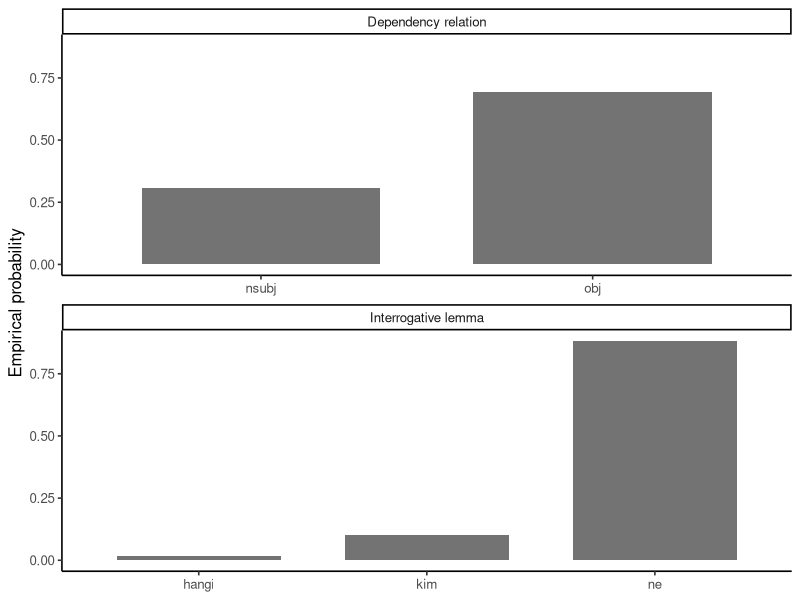

Here is the R script that generated this plot:
## ---- chunk 1
#| label: load-ud-categorical
library(ggplot2)

questions <- read.csv(
  "data/ud-turkish-boun/question-core-arguments.csv",
  stringsAsFactors = FALSE
)

lemma_counts <- as.data.frame(table(questions$lemma), responseName = "count")
names(lemma_counts)[1] <- "lemma"
lemma_counts$probability <- lemma_counts$count / sum(lemma_counts$count)

relation_counts <- as.data.frame(
  table(questions$dependency_relation), responseName = "count"
)
names(relation_counts)[1] <- "relation"
relation_counts$probability <- relation_counts$count / sum(relation_counts$count)

stopifnot(
  nrow(questions) == 167L,
  setequal(lemma_counts$lemma, c("hangi", "kim", "ne")),
  abs(sum(lemma_counts$probability) - 1) < 1e-12,
  all(questions$object == as.integer(questions$dependency_relation == "obj"))
)

lemma_counts
relation_counts
## ---- chunk 2
#| label: plot-ud-categorical
#| fig-cap: "Empirical mass functions for interrogative lemma and annotated dependency relation in the Turkish BOUN extract."
plot_data <- rbind(
  data.frame(variable = "Interrogative lemma", category = lemma_counts$lemma,
             probability = lemma_counts$probability),
  data.frame(variable = "Dependency relation", category = relation_counts$relation,
             probability = relation_counts$probability)
)

ggplot(plot_data, aes(category, probability)) +
  geom_col(fill = "grey45", width = 0.72) +
  facet_wrap(~variable, scales = "free_x", ncol = 1) +
  labs(x = NULL, y = "Empirical probability") +
  theme_classic(base_size = 12)
